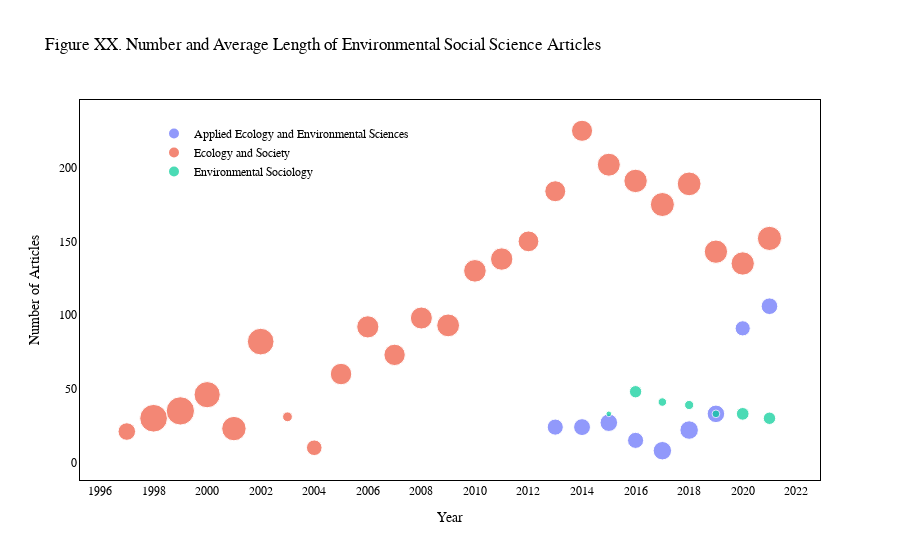

The notebook cell this image was saved under:
### Code cell
fig = px.scatter(sci.groupby(['source', 'year']).agg({'url':'count', 'len':'mean'}).reset_index(),
                 x='year', y='url', color='source', size='len',
                 title = 'Figure XX. Number and Average Length of Environmental Social Science Articles',
                 labels = {'source':'', 'year':'Year', 'url':'Number of Articles'})

fig.update_layout(
    font_family='Times New Roman',
    plot_bgcolor='rgba(0,0,0,0)',
    font_color='black',
    xaxis = dict(
        tickmode='linear',
        tick0=4,
        dtick=2,
        showline=True,
        mirror=True,
        linecolor='black'
    ),
    yaxis = dict(
        showline=True,
        mirror=True,
        linecolor='black'
        
    ),
    legend = dict(
        xanchor='left',
        x=0.1,
        yanchor='top',
        y=0.95
    )
)

fig.show()

### Figure 1 — Plotly figure (JSON) as saved in the notebook; plotly's stock layout.template omitted (floating-point values rounded to 4 significant figures)
{"data": [{"hovertemplate": "=Applied Ecology and Environmental Sciences<br>Year=%{x}<br>Number of Articles=%{y}<br>len=%{marker.size}<extra></extra>", "legendgroup": "Applied Ecology and Environmental Sciences", "marker": {"color": "#636efa", "size": [3012.0, 3301.0, 3585.0, 3003.0, 3934, 3964, 3560.0, 2673.0, 3221.0], "sizemode": "area", "sizeref": 23.18, "symbol": "circle"}, "mode": "markers", "name": "Applied Ecology and Environmental Sciences", "orientation": "v", "showlegend": true, "type": "scatter", "x": [2013, 2014, 2015, 2016, 2017, 2018, 2019, 2020, 2021], "xaxis": "x", "y": [24, 24, 27, 15, 8, 22, 33, 91, 106], "yaxis": "y"}, {"hovertemplate": "=Ecology and Society<br>Year=%{x}<br>Number of Articles=%{y}<br>len=%{marker.size}<extra></extra>", "legendgroup": "Ecology and Society", "marker": {"color": "#EF553B", "size": [3572.0, 8891.0, 9272.0, 7971.0, 6916.0, 8233.0, 1107.0, 2828.0, 5345.0, 5705.0, 5285.0, 5614.0, 6027.0, 5905.0, 5805.0, 5018.0, 5101.0, 5159.0, 6105.0, 6359.0, 6683.0, 6546.0, 6301.0, 6295.0, 6776.0], "sizemode": "area", "sizeref": 23.18, "symbol": "circle"}, "mode": "markers", "name": "Ecology and Society", "orientation": "v", "showlegend": true, "type": "scatter", "x": [1997, 1998, 1999, 2000, 2001, 2002, 2003, 2004, 2005, 2006, 2007, 2008, 2009, 2010, 2011, 2012, 2013, 2014, 2015, 2016, 2017, 2018, 2019, 2020, 2021], "xaxis": "x", "y": [21, 30, 35, 46, 23, 82, 31, 10, 60, 92, 73, 98, 93, 130, 138, 150, 184, 225, 202, 191, 175, 189, 143, 135, 152], "yaxis": "y"}, {"hovertemplate": "=Environmental Sociology<br>Year=%{x}<br>Number of Articles=%{y}<br>len=%{marker.size}<extra></extra>", "legendgroup": "Environmental Sociology", "marker": {"color": "#00cc96", "size": [372.2, 1760.0, 835.7, 974.7, 691.8, 1861.0, 1786.0], "sizemode": "area", "sizeref": 23.18, "symbol": "circle"}, "mode": "markers", "name": "Environmental Sociology", "orientation": "v", "showlegend": true, "type": "scatter", "x": [2015, 2016, 2017, 2018, 2019, 2020, 2021], "xaxis": "x", "y": [33, 48, 41, 39, 33, 33, 30], "yaxis": "y"}], "layout": {"font": {"color": "black", "family": "Times New Roman"}, "legend": {"itemsizing": "constant", "title": {"text": ""}, "tracegroupgap": 0, "x": 0.1, "xanchor": "left", "y": 0.95, "yanchor": "top"}, "plot_bgcolor": "rgba(0,0,0,0)", "title": {"text": "Figure XX. Number and Average Length of Environmental Social Science Articles"}, "xaxis": {"anchor": "y", "domain": [0, 1], "dtick": 2, "linecolor": "black", "mirror": true, "showline": true, "tick0": 4, "tickmode": "linear", "title": {"text": "Year"}}, "yaxis": {"anchor": "x", "domain": [0, 1], "linecolor": "black", "mirror": true, "showline": true, "title": {"text": "Number of Articles"}}}}
